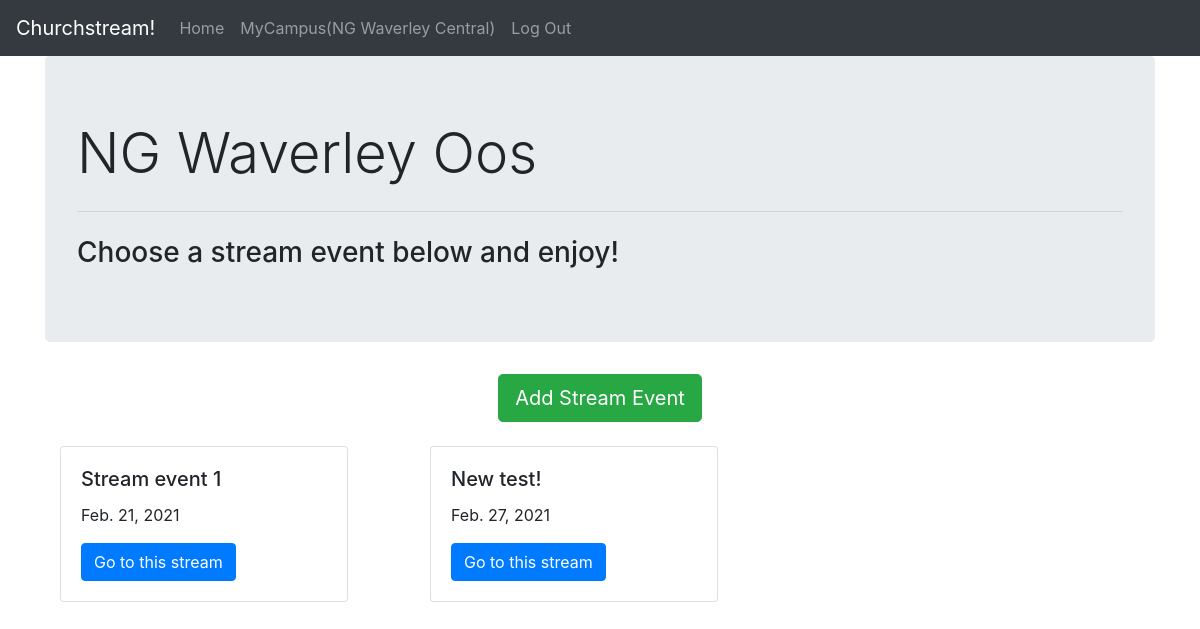
/campus/NG Waverley Oos/ (signed in), run on the app's committed database.
### campus/models.py (models this page shows, shortened)
class CampusModel(models.Model):
    campus_name = models.CharField(max_length=50, unique=True)
    description = models.TextField(blank=True,default='')
    banner = models.ImageField(upload_to="campus", height_field=None, width_field=None, max_length=100,null=True)
    user = models.ForeignKey(User, on_delete=models.CASCADE)

class StreamEvent(models.Model):
    title = models.CharField(max_length=255)
    date_added = models.DateField(auto_now=False, auto_now_add=True)
    date_published = models.DateField(auto_now=True, auto_now_add=False)
    campus = models.ForeignKey(CampusModel, on_delete=models.CASCADE)
    welcome_message = models.TextField(blank=True)
    question = models.CharField(max_length=255, blank=True)
    response1 = models.CharField(max_length=255, blank=True)
    response2 = models.CharField(max_length=255, blank=True)
    response3 = models.CharField(max_length=255, blank=True)
    devotional = models.TextField(blank=True)
    prayer = models.TextField(blank=True)

### campus/views.py (the view)
# urls.py: path('<str:campusid>/', views.CampusPage, name='campus_page'),
def CampusPage(request, campusid):
    campusobj = CampusModel.objects.filter(campus_name=campusid)
    return render(request, 'campus/campus_page.html',{'campusid':campusid,'campusobj':campusobj})

### campus/templatetags/campus_extras.py (called while the page is built)
@register.filter
def campusid(value): # Only one argument.
    campusobj = CampusModel.objects.get(user=value)
    return campusobj.campus_name

### campus/templates/campus/campus_page.html (shortened to what this page needs)
{% extends 'base.html' %}
{% block content %}
{% for camp in campusobj %}
  <div class="jumbotron">
    <h1 class="display-4">{{camp.campus_name}}</h1>
    <hr class="my-4">
    <h3>Choose a stream event below and enjoy!</h3>
  </div>
  {% if user.is_authenticated %}
  <div class="container text-center">
      <a href="{% url 'create_streamevent' camp.campus_name %}" class="btn btn-success btn-lg">Add Stream Event</a>
  </div>
  <br>
  {% endif %}
  <div class="container">
    <div class="row">
      {% for streamevent in camp.streamevent_set.all|dictsort:'date_published' %}
        <div class="col-md-4">
          <div class="card" style="width: 18rem;">
            <div class="card-body">
              <h5 class="card-title">{{streamevent.title}}</h5>
              <p class="card-text">{{streamevent.date_published}}</p>
              {% if user.is_authenticated %}
              <a href="{% url 'detail_streamevent' camp.campus_name streamevent.id %}"  class="btn btn-primary">Go to this stream</a>
              {% else %}
              <a href="{% url 'detail_streamevent' camp.campus_name streamevent.id %}"  class="btn btn-primary">Watch this stream</a>
              {% endif %}
            </div>
          </div>
        </div>
      {% endfor %}
    </div>
  </div>
{% endfor %}
{% endblock %}

### templates/base.html (shortened to what this page needs)
<!DOCTYPE html>
{% load campus_extras %}
<html lang="en" dir="ltr">
  <head>
    <link rel="stylesheet" href="https://cdn.jsdelivr.net/npm/bootstrap@4.6.0/dist/css/bootstrap.min.css">
  </head>
  <body>
    <nav class="navbar navbar-expand-lg navbar-dark bg-dark">
      <a class="navbar-brand" href="{% url 'home' %}">Churchstream!</a>
      <div class="collapse navbar-collapse" id="navbarSupportedContent">
        <ul class="navbar-nav mr-auto">
          <li class="nav-item">
            <a class="nav-link" href="{% url 'home' %}">Home <span class="sr-only">(current)</span></a>
          </li>
          {% if user.is_authenticated %}
          <li class="nav-item">
            <a class="nav-link" href="{% url 'campus_page' user|campusid %}"> MyCampus({{user|campusid}}) <span class="sr-only">(current)</span></a>
          </li>
          {% endif %}
          {% if user.is_authenticated %}
          <li>
            <a class="nav-link" href="{% url 'logout' %}">Log Out</a>
          </li>
          {% else %}
          <li class="nav-item">
            <a class="nav-link" href="{% url 'login' %}"> Login </a>
          </li>
          {% endif %}
        </ul>
      </div>
    </nav>
    <div class="container">
      {% block content %}
      {% endblock %}
    </div>
  </body>
</html>

### data on the page
CampusModel: campus_name "NG Waverley Oos"
StreamEvent: title "Stream event 1", date_published "Feb. 21, 2021"
StreamEvent: title "New test!", date_published "Feb. 27, 2021"

### other printed values
{{ user|campusid }} "NG Waverley Central"
